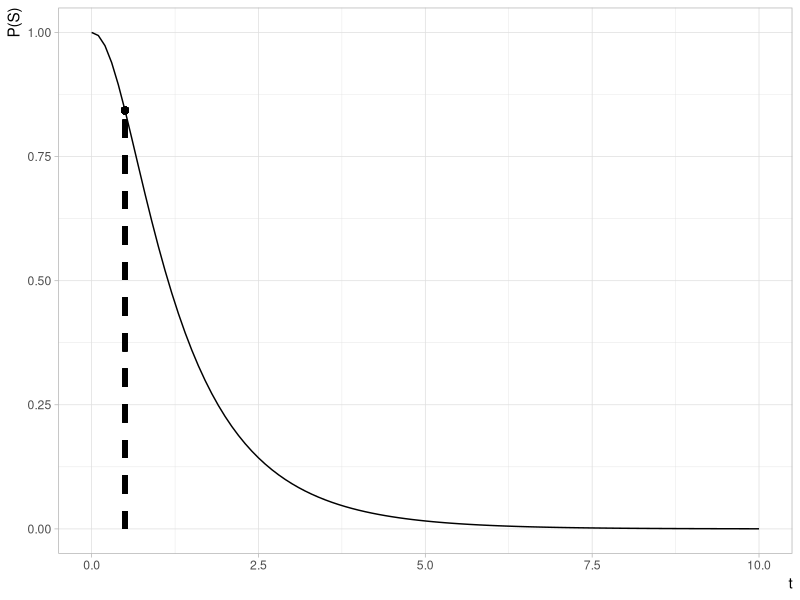

Here is the R script that generated this plot:
## ---- chunk 1
knitr::opts_knit$set(root.dir = here::here())
knitr::opts_chunk$set(
  # rows.print = 25,
  # rows.print = 25,
  echo = TRUE,
  # cache = FALSE,
  cache = TRUE,
  include = TRUE,
  fig.show = "asis",
  fig.align = "center",
  fig.width = 8,
  # size = "small",
  fig.height = 5,
  # fig.width = 5,
  # out.width = 5,
  # fig.asp = 0.75,
  warning = FALSE,
  message = FALSE
)
## ---- chunk 2
.path_sans_ext <- file.path('hws', 'hw01')
.path_rmd <- paste0(.path_sans_ext, '.Rmd')
# spelling::spell_check_files(.path_rmd)
## ---- chunk 3
library(tidyverse)
format_num <- function(x, digits = 3) {
  fmt <- sprintf("%%.%df", digits)
  sprintf(fmt, x)
}
## ---- chunk 4
t_x_hide <- 0.5
f_sh1_1 <- function(t) {
  1 - (1 - exp(-t)) * (1 - exp(-t / 2))
}

f_sh1_2 <- function(t) {
  exp(-t) + exp(-t / 2) - exp(-3 * t / 2)
}
f_sh1 <- f_sh1_1
f_sh1_1(t_x_hide)
f_sh1_2(t_x_hide)
f_sh1(t_x_hide)
## ---- chunk 5
f_sh2_1 <- function(t) {
  1 - (1 - exp(-t) * exp(-2 * t)) * (1 - exp(-t / 2) * exp(-t / 3))

}

f_sh2_2 <- function(t) {
  exp(-3 * t) + exp(-5 * t / 6) - exp(-23 * t / 6)
}
f_sh2 <- f_sh2_1
f_sh2_1(t_x_hide)
f_sh2_2(t_x_hide)
f_sh2(t_x_hide)
## ---- chunk 6
f_sh1 <- function(t) {
  exp(-t) + exp(-t / 2) - exp(-3 * t / 2)
  # Or
  # 1 - (1 - exp(-t)) * (1 - exp(-t / 2))
}
f_sh2 <-  function(t) {
  exp(-3 * t) + exp(-5 * t / 6) - exp(-23 * t / 6)
  # Or
  # 1 - (1 - exp(-t) * exp(-2 * t)) * (1 - exp(-t / 2) * exp(-t / 3))
}
f_h1 <- function(t) {
  exp(-t)
}
f_h2 <- function(t) {
  1 - f_h1(t)
}
f_s <- function(t) {
  f_sh1(t) * f_h1(t) + f_sh2(t) * f_h2(t)
}
## ---- chunk 7
t_x <- 0.5
p_s_x <- f_s(t_x)
p_s_x
## ---- chunk 8
seq_t <- seq(0, 10, by = 0.1)
d_q1 <- tibble(t = seq_t)
d_q1a <- d_q1 %>% mutate(p_s = f_s(t))
d_q1a

theme_custom <- function(...) {
  theme_light() +
    # hrbrthemes::theme_ipsum(base_family = '') +
    # dviz.sup::theme_dviz_grid(font_family = '') +
    theme(
      axis.title.x = element_text(hjust = 1),
      axis.title.y = element_text(hjust = 1),
      ...
    )
}

viz_q1a <-
  d_q1a %>%
  ggplot() +
  aes(x = t, y = p_s) +
  geom_line() +
  geom_segment(
    data = NULL, 
    aes(x = t_x, y = 0, xend = t_x, yend = p_s_x),
    linetype = 2,
    size = 1.5
  ) +
  geom_point(data = NULL, aes(x = t_x, y = p_s_x), size = 2) +
  theme_custom() +
  labs(
    # title = '',
    x = 't',
    y = 'P(S)'
  )
viz_q1a
## ---- chunk 9
f_h1s <- function(t) {
  f_sh1(t) * f_h1(t) / f_s(t)
}
p_h1s_x <- f_h1s(t_x)
p_h1s_x
